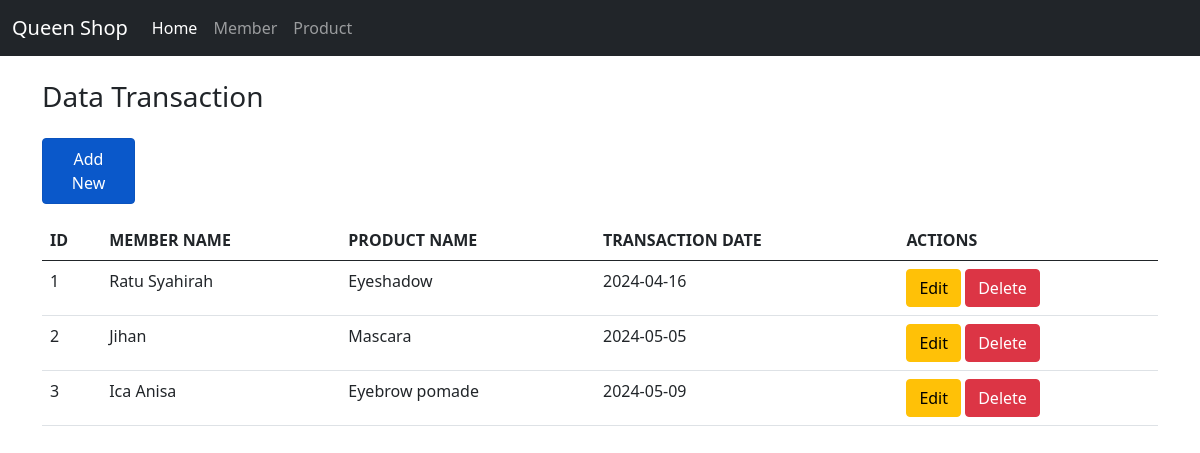
The app's page /source_code/index.php with its own data.
### tables this page shows
CREATE TABLE `transaksi` (
  `transaksi_id` int(11) NOT NULL AUTO_INCREMENT,
  `member_id` int(11) NOT NULL,
  `produk_id` int(11) NOT NULL,
  `transaksi_date` date NOT NULL,
  PRIMARY KEY (`transaksi_id`),
  KEY `member_fk` (`member_id`),
  KEY `produk_fk` (`produk_id`),
  CONSTRAINT `member_fk` FOREIGN KEY (`member_id`) REFERENCES `member` (`member_id`) ON DELETE CASCADE ON UPDATE CASCADE,
  CONSTRAINT `produk_fk` FOREIGN KEY (`produk_id`) REFERENCES `produk` (`produk_id`) ON DELETE CASCADE ON UPDATE CASCADE
);

CREATE TABLE `member` (
  `member_id` int(11) NOT NULL AUTO_INCREMENT,
  `member_name` varchar(255) NOT NULL,
  `member_email` varchar(255) NOT NULL,
  `member_phone` varchar(255) NOT NULL,
  `member_join` date NOT NULL,
  `member_endjoin` date NOT NULL,
  PRIMARY KEY (`member_id`)
);

CREATE TABLE `produk` (
  `produk_id` int(11) NOT NULL AUTO_INCREMENT,
  `produk_name` varchar(255) NOT NULL,
  PRIMARY KEY (`produk_id`)
);

### source_code/controllers/Transaksi.controller.php (called while the page is built, shortened)
<?php
include_once ("models/Transaksi.class.php");
include_once ("views/Transaksi.view.php");
class TransaksiController
{
  private $transaksi;
  private $member;
  private $produk;
  function __construct()
  {
    $this->transaksi = new Transaksi(Conf::$db_host, Conf::$db_user, Conf::$db_pass, Conf::$db_name);
    $this->member = new Member(Conf::$db_host, Conf::$db_user, Conf::$db_pass, Conf::$db_name);
    $this->produk = new Produk(Conf::$db_host, Conf::$db_user, Conf::$db_pass, Conf::$db_name);
  }
  public function index()
  {
    $this->transaksi->open();
    $this->member->open();
    $this->produk->open();
    $this->transaksi->getTransaksiJoin();
    $this->member->getMember();
    $this->produk->getProduk();
    $data = array(
      'transaksi' => array(),
      'member' => array(),
      'produk' => array()
    );
    while ($row = $this->transaksi->getResult()) {
      array_push($data['transaksi'], $row);
    }
    while ($row = $this->member->getResult()) {
      array_push($data['member'], $row);
    }
    while ($row = $this->produk->getResult()) {
      array_push($data['produk'], $row);
    }
    $view = new TransaksiView();
    $view->render($data);
  }
}

### source_code/views/Transaksi.view.php (the view, shortened to what this page needs)
<?php
class TransaksiView
{
  public function render($data)
  {
    $no = 1;
    $dataTransaksi = null;
    $addData = '
        <div class="col-1 my-3">
        <a
          href="index.php?tambah"
          type="button"
          class="btn btn-primary nav-link active"
          >Add New</a
        >
      </div>';
    $header = '
        <th>ID</th>
        <th>MEMBER NAME</th>
        <th>PRODUCT NAME</th>
        <th>TRANSACTION DATE</th>
        <th>ACTIONS</th>';
    foreach ($data['transaksi'] as $val) {
      list($id, $member_id, $produk_id, $tdate) = $val;
      $dataTransaksi .= "<tr>
                        <td>" . $no++ . "</td>
                        <td>" . $member_id . "</td>
                        <td>" . $produk_id . "</td>
                        <td>" . $tdate . "</td>
                        <td>
                          <a href='index.php?id_edit=" . $id . "' class='btn btn-warning''>Edit</a>
                          <a href='index.php?id_hapus=" . $id . "' class='btn btn-danger''>Delete</a>
                          </td>
                        ";
      $dataTransaksi .= "</tr>";
    }
  }
}

### records on screen
transaksi: member.member_name "Ratu Syahirah", produk.produk_name "Eyeshadow", transaksi_date "2024-04-16"
transaksi: member.member_name "Jihan", produk.produk_name "Mascara", transaksi_date "2024-05-05"
transaksi: member.member_name "Ica Anisa", produk.produk_name "Eyebrow pomade", transaksi_date "2024-05-09"

### other values on screen
$this->content "Queen Shop Home Member Product Data Transaction"
